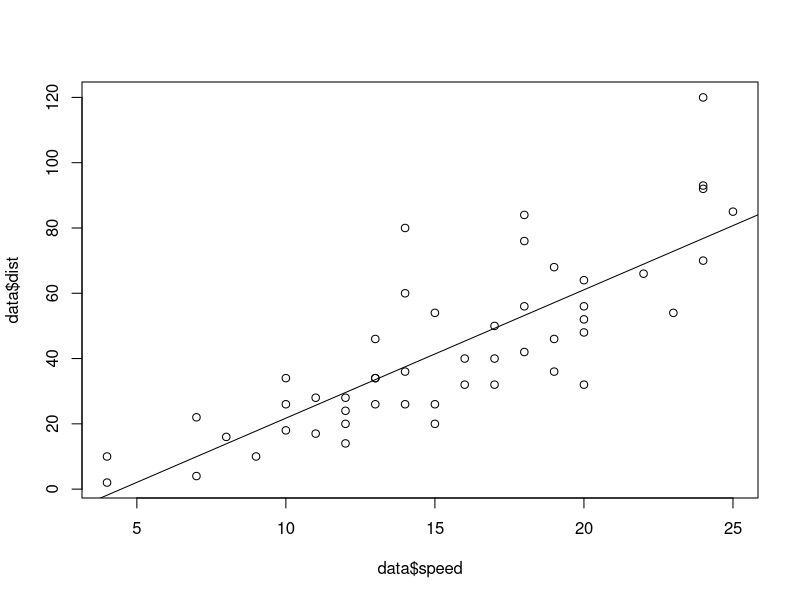

Source code (R):
data=cars 
data 
summary(data) 
v1=var(data$speed) 
v2=var(data$dist) 
covariance=cov(data$speed,data$dist) 
covariance 
corr=covariance/(sd(data$speed)*sd(data$dist)) 
corr 
plot(data$speed,data$dist) 

##Call: 
##lm=data$dist~data$speed 
#regression1=lm(data$speed~data$dist) 
#regression1 
regression2=lm(data$dist~data$speed) 
regression2 
abline(regression2) 
